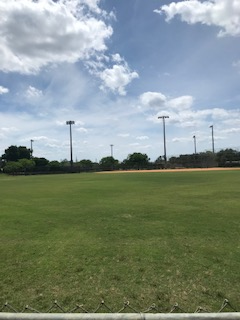
//> input picture IMG_3595.jpg, 240 x 320 px
$ ./StitchImages   (built with g++ and OpenCV 4)
//> lines starting //> are read from the running program, lines starting //| are printed output that depends on the picture; after the words box and inside, x2 and y2 are one past the last pixel; in counts of white or black regions, pixels touching at a corner belong together
### StitchFunctions.h
#include <iostream>
#include<opencv2/opencv.hpp>
using namespace cv;
using namespace std;

class StitchFunctions
{
private:
	void createMask(Mat& stit, Mat& Mk, Mat& th);
	void cropPanorama(Mat& stit, Mat& Mk, Mat& th);
	int getMaxAreaContourId(vector <vector<Point>> contours);
public:
	Mat StitchImages(vector<Mat> images);
};

### StitchFunctions.cpp
#include <iostream>
#include<opencv2/opencv.hpp>
#include "StitchFunctions.h"
using namespace std;
using namespace cv;

Mat StitchFunctions::StitchImages(vector<Mat> images)
{
	Mat pano;

	//initial opencv stitcher
	Ptr<Stitcher> stitcher = Stitcher::create(Stitcher::PANORAMA);
	Stitcher::Status status = stitcher->stitch(images, pano);

	//creating mask to crop image
	StitchFunctions stitchFunc;
	Mat thresh = Mat::zeros(pano.rows, pano.cols, CV_64FC1);
	Mat mask = Mat::zeros(pano.rows, pano.cols, CV_64FC1);
	stitchFunc.createMask(pano, mask, thresh);

	//image crop
	stitchFunc.cropPanorama(pano, mask, thresh);

	return pano;
}

int StitchFunctions::getMaxAreaContourId(vector <vector<Point>> contours)
{
	double maxArea = 0;
	int maxAreaContourId = -1;
	for (int j = 0; j < contours.size(); j++) {
		double newArea = contourArea(contours.at(j));
		if (newArea > maxArea) {
			maxArea = newArea;
			maxAreaContourId = j;
		}
	}
	return maxAreaContourId;
}

void StitchFunctions::createMask(Mat& stit, Mat& Mk, Mat& th)
{
	//making border
	Mat dst;
	Scalar value(0, 0, 0);
	dst = Mat::zeros(stit.rows, stit.cols, CV_64FC1);
	copyMakeBorder(stit, dst, 10, 10, 10, 10, BORDER_CONSTANT, value);
	stit = dst;

	//grayscaling image
	Mat gray = Mat::zeros(stit.rows, stit.cols, CV_64FC1);
	cvtColor(stit, gray, COLOR_BGR2GRAY);

	//binarizing image
	th = Mat::zeros(stit.rows, stit.cols, CV_64FC1);
	threshold(gray, th, 0, 255, THRESH_BINARY);

	//finding contours
	vector<vector<Point> > contours;
	vector<Vec4i> hierarchy;
	findContours(th, contours, hierarchy, RETR_TREE, CHAIN_APPROX_SIMPLE, Point(0, 0));
	int contourID = getMaxAreaContourId(contours);
	vector<Point> contour_poly;
	approxPolyDP(contours[contourID], contour_poly, 3, true);
	Rect boundRect = boundingRect(Mat(contour_poly));

	rectangle(Mk, boundRect, Scalar(255, 0, 0, 0), -1, 8); //creating mask

	//adjusting mask size
	Mat MkTemp = Mat::zeros(stit.rows, stit.cols, CV_64FC1);

	for (int i = 0; i < Mk.rows; i++)
	{
		for (int j = 0; j < Mk.cols; j++)
		{
			MkTemp.at<double>(i, j) = Mk.at<double>(i, j);
		}
	}

	int xedge = MkTemp.cols - boundRect.x;
	int yedge = MkTemp.rows - boundRect.y;

	int xstart = boundRect.x - 1;
	int ystart = boundRect.y - 1;

	for (int i = ystart; i < yedge; i++)
	{
		for (int j = xstart; j < xedge; j++)
		{
			MkTemp.at<double>(i, j) = 255;
		}
	}

	Mk = Mat::zeros(MkTemp.rows, MkTemp.cols, CV_64FC1);
	Mk = MkTemp;
}

void StitchFunctions::cropPanorama(Mat& stit, Mat& Mk, Mat& th)
{
	Mat minRect = Mk;
	Mat eroded = Mat::zeros(Mk.rows, Mk.cols, CV_64FC1);
	th.convertTo(th, CV_64F);

	//erode mask 20 times
	for (int i = 0; i < 20; i++)
	{
		erode(minRect, eroded, Mat());
		minRect = eroded;
	}

	//finding contours of mask to determine bounding
	vector<vector<Point> > contours;
	vector<Vec4i> hierarchy;
	minRect.convertTo(minRect,CV_8UC1);
	findContours(minRect, contours, hierarchy, RETR_TREE, CHAIN_APPROX_SIMPLE, Point(0, 0));
	int contourID = getMaxAreaContourId(contours);
	vector<Point> contour_poly;
	approxPolyDP(contours[contourID], contour_poly, 3, true);
	Rect boundRect = boundingRect(Mat(contour_poly));

	//cropping stitched image
	Mat cropped = stit(boundRect);
	stit = cropped;
}

### StitchImages.cpp
#include <iostream>
#include<opencv2/opencv.hpp>
#include "StitchFunctions.h"
using namespace std;
using namespace cv;

int main()
{
    //images to be stitched
    Mat img1 = imread("C:\\Users\\Prady\\PycharmProjects\\opencv\\IMG_3595.jpg");
//> img1 is the input picture: 320 rows x 240 cols, CV_8UC3; mean B, G, R 130.8, 141.3, 128.4
    Mat img2 = imread("C:\\Users\\Prady\\PycharmProjects\\opencv\\IMG_3596.jpg");
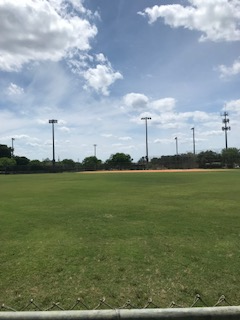
//> input picture IMG_3596.jpg, 240 x 320 px
//> img2 is the input picture: 320 rows x 240 cols, CV_8UC3; mean B, G, R 130.4, 140.5, 127.8
    Mat img3 = imread("C:\\Users\\Prady\\PycharmProjects\\opencv\\IMG_3597.jpg");
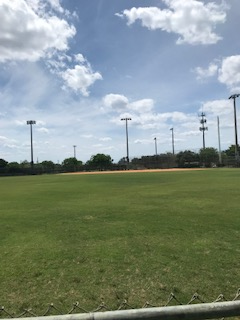
//> input picture IMG_3597.jpg, 240 x 320 px
//> img3 is the input picture: 320 rows x 240 cols, CV_8UC3; mean B, G, R 131.4, 141.5, 128.8
    Mat img4 = imread("C:\\Users\\Prady\\PycharmProjects\\opencv\\IMG_3598.jpg");
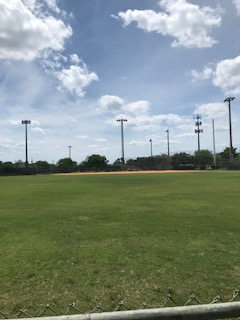
//> input picture IMG_3598.jpg, 240 x 320 px
//> img4 is the input picture: 320 rows x 240 cols, CV_8UC3; mean B, G, R 130.7, 140.8, 128.2

    vector<Mat> images;
    images.push_back(img1);
    images.push_back(img2);
    images.push_back(img3);
    images.push_back(img4);

    //stitch images
    StitchFunctions stit;
    Mat pano = stit.StitchImages(images);
//> in createMask, `threshold(gray, th, 0, 255, THRESH_BINARY);`:
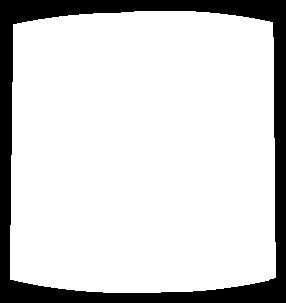
//> th: 303 rows x 286 cols, CV_8UC1; 83.2% white; 1 black region
//> in createMask, `findContours(th, contours, hierarchy, RETR_TREE, CHAIN_APPROX_SIMPLE, ..`: contours = 1 contour; box (x1, y1, x2, y2) and area: (10, 11, 276, 293) 71600
//> the loop in getMaxAreaContourId, `for (int j = 0; j < contours.size(); j++)` made 1 pass
//> (newArea, maxArea) on pass 1: (71600, 71600)
//> after the loop in getMaxAreaContourId, `for (int j = 0; j < contours.size(); j++)`: maxArea = 71600; maxAreaContourId = 0
//> in createMask, `approxPolyDP(contours[contourID], contour_poly, 3, true);`: contour_poly = 10 Points (x, y): [13, 24], [10, 279], [86, 291], [160, 292], [223, 288], [275, 277], [272, 22], [209, 12], [134, 11], [68, 15]
//> in createMask, `Rect boundRect = boundingRect(Mat(contour_poly));`: boundRect = Rect(10, 11, 266, 282)
//> in createMask, `rectangle(Mk, boundRect, Scalar(255, 0, 0, 0), -1, 8);`: Mk: 283 rows x 266 cols, CV_64FC1; 92.5% white; 1 black region, box (x1, y1, x2, y2) and area: (0, 0, 266, 283) 5646
//> after the loop in createMask, `for (int i = 0; i < Mk.rows; i++)`: MkTemp: 303 rows x 286 cols, CV_64FC1; 80.4% white; 1 black region, box (x1, y1, x2, y2) and area: (0, 0, 286, 303) 17026
//> in createMask, `int xedge = MkTemp.cols - boundRect.x;`: xedge = 276
//> in createMask, `int yedge = MkTemp.rows - boundRect.y;`: yedge = 292
//> in createMask, `int xstart = boundRect.x - 1;`: xstart = 9
//> in createMask, `int ystart = boundRect.y - 1;`: ystart = 10
//> after the loop in createMask, `for (int i = ystart; i < yedge; i++)`:
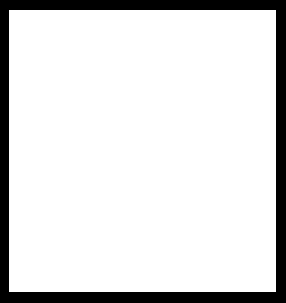
//> MkTemp: 303 rows x 286 cols, CV_64FC1; 86.9% white; 1 black region, box (x1, y1, x2, y2) and area: (0, 0, 286, 303) 11364
//> in cropPanorama, `th.convertTo(th, CV_64F);`: th: 303 rows x 286 cols, CV_64FC1; 83.2% white; 1 black region, box (x1, y1, x2, y2) and area: (0, 0, 286, 303) 14540
//> after the loop in cropPanorama, `for (int i = 0; i < 20; i++)`:
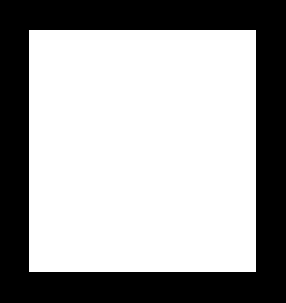
//> minRect: 303 rows x 286 cols, CV_64FC1; 63.4% white; 1 black region, box (x1, y1, x2, y2) and area: (0, 0, 286, 303) 31724
//> in cropPanorama, `minRect.convertTo(minRect,CV_8UC1);`: minRect: 303 rows x 286 cols, CV_8UC1; 63.4% white; 1 black region
//> in cropPanorama, `findContours(minRect, contours, hierarchy, RETR_TREE, CHAIN_APPROX_SIM..`: contours = 1 contour; box (x1, y1, x2, y2) and area: (29, 30, 256, 272) 54466
//> the loop in getMaxAreaContourId (call 2), `for (int j = 0; j < contours.size(); j++)` made 1 pass
//> (newArea, maxArea) on pass 1: (54466, 54466)
//> in cropPanorama, `int contourID = getMaxAreaContourId(contours);`: contourID = 0
//> in cropPanorama, `approxPolyDP(contours[contourID], contour_poly, 3, true);`: contour_poly = 4 Points (x, y): [29, 30], [29, 271], [255, 271], [255, 30]
//> in cropPanorama, `Rect boundRect = boundingRect(Mat(contour_poly));`: boundRect = Rect(29, 30, 227, 242)
//> in cropPanorama, `Mat cropped = stit(boundRect);`:
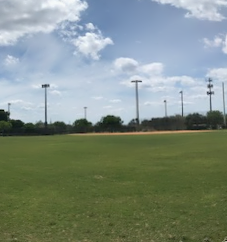
//> cropped: 242 rows x 227 cols, CV_8UC3; mean B, G, R 129.1, 140.2, 127

    //display final stitched image
    namedWindow("image", WINDOW_NORMAL);
    imshow("image", pano);
    waitKey(0);

    //saving image
    bool saved = imwrite("./stitched.png", pano);

    return 0;
}
